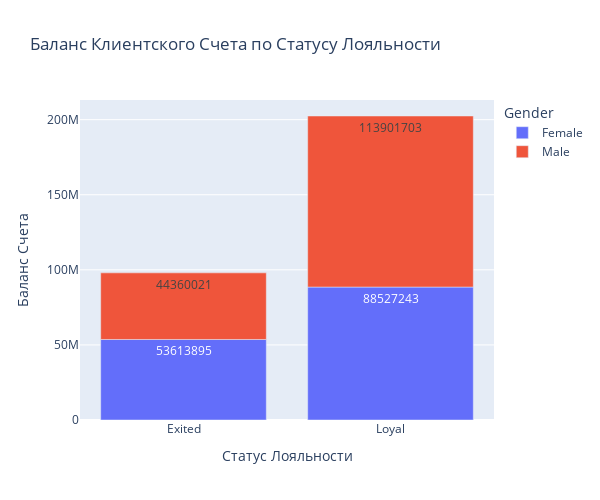

Here is the notebook cell this chart was saved with:
### Markdown cell above
Баланс Клиентского Счета по Статусу Лояльности

### Code cell
#split the data by gender
bar_data = churn_data.groupby(
    by=['Gender', 'Status'],
    as_index=False
)[['Balance']].sum().round()

#split the data by gender
bar_data = churn_data.groupby(
    by=['Gender', 'Status'],
    as_index=False
)[['Balance']].sum().round()

#build a bar chart
fig = px.bar(
    data_frame=bar_data,
    x='Status',
    y='Balance',
    color='Gender', #stack by gender
    text = 'Balance', 
    orientation='v',
    height=500,
    width=600,
    title='Баланс Клиентского Счета по Статусу Лояльности'
)

#set the title of the axis
fig.update_layout(
    xaxis_title_text='Статус Лояльности',
    yaxis_title_text='Баланс Счета',
)

fig.show()

### Figure 1 — Plotly figure (JSON) as saved in the notebook; plotly's stock layout.template omitted (floating-point values rounded to 4 significant figures)
{"data": [{"alignmentgroup": "True", "hovertemplate": "Gender=Female<br>Status=%{x}<br>Balance=%{text}<extra></extra>", "legendgroup": "Female", "marker": {"color": "#636efa", "pattern": {"shape": ""}}, "name": "Female", "offsetgroup": "Female", "orientation": "v", "showlegend": true, "text": [53613895, 88527243], "textposition": "auto", "type": "bar", "x": ["Exited", "Loyal"], "xaxis": "x", "y": [53613895, 88527243], "yaxis": "y"}, {"alignmentgroup": "True", "hovertemplate": "Gender=Male<br>Status=%{x}<br>Balance=%{text}<extra></extra>", "legendgroup": "Male", "marker": {"color": "#EF553B", "pattern": {"shape": ""}}, "name": "Male", "offsetgroup": "Male", "orientation": "v", "showlegend": true, "text": [44360021, 113901703], "textposition": "auto", "type": "bar", "x": ["Exited", "Loyal"], "xaxis": "x", "y": [44360021, 113901703], "yaxis": "y"}], "layout": {"barmode": "relative", "height": 500, "legend": {"title": {"text": "Gender"}, "tracegroupgap": 0}, "title": {"text": "Баланс Клиентского Счета по Статусу Лояльности"}, "width": 600, "xaxis": {"anchor": "y", "domain": [0, 1], "title": {"text": "Статус Лояльности"}}, "yaxis": {"anchor": "x", "domain": [0, 1], "title": {"text": "Баланс Счета"}}}}
